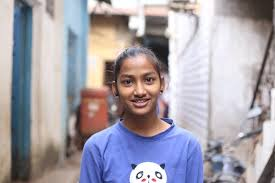
#> input picture photos/girl.jpg, 275 x 183 px
$ python face_detect.py
#> lines starting #> are read from the running program, lines starting #| are printed output that depends on the picture; after the words box and inside, x2 and y2 are one past the last pixel; in counts of white or black regions, pixels touching at a corner belong together
import cv2 as cv

img = cv.imread('photos/girl.jpg')
#> img is the input picture: shape (183, 275, 3); mean B, G, R 170.2, 161, 166
cv.imshow('Girl', img)

#convert to grayscale first
gray = cv.cvtColor(img, cv.COLOR_BGR2GRAY)
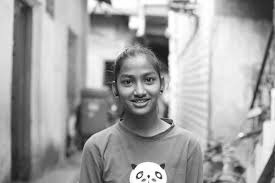
#> gray: shape (183, 275); min 6, max 255, mean 163.5
cv.imshow('Gray person', gray)

haar_cascade = cv.CascadeClassifier('haar_face.xml')

faces_rect = haar_cascade.detectMultiScale(gray, scaleFactor=1.1, minNeighbors=3) #returns as a list
#> faces_rect = [[111, 58, 59, 59]]
print("Number of people detected: ", len(faces_rect)) #number of faces detected
#| Number of people detected:  1

#drawing rectangles over faces

for (x,y,w,h) in faces_rect:
    cv.rectangle(img, (x,y), (x+w, y+h), (0,255,0), thickness=2)
#> this loop made 1 pass
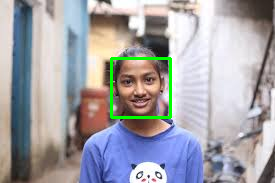
#> img: shape (183, 275, 3); 1.4% of pixels changed, all inside (x1, y1, x2, y2) = (110, 57, 172, 119)

cv.imshow('Detected faces', img)

#can adjust scale factor and minNeighbors to reduce noise detection


cv.waitKey(0)

$ run again, with photos/bigdog.jpg copied over photos/girl.jpg
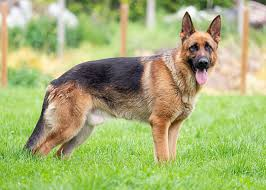
#> input picture photos/bigdog.jpg, 266 x 190 px
#> img is the input picture: shape (190, 266, 3); mean B, G, R 116.4, 177.8, 166.7
#> `gray = cv.cvtColor(img, cv.COLOR_BGR2GRAY)`:
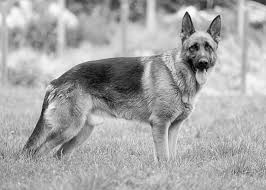
#> gray: shape (190, 266); min 1, max 254, mean 167.5
#> faces_rect = [[175, 29, 51, 51]]
#| Number of people detected:  1
#> the loop `for (x,y,w,h) in faces_rect:` made 1 pass
#> after the loop `for (x,y,w,h) in faces_rect:`:
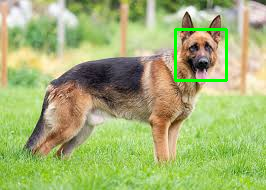
#> img: shape (190, 266, 3); 1.2% of pixels changed, all inside (x1, y1, x2, y2) = (174, 28, 228, 82)

$ run again, with photos/boston.jpg copied over photos/girl.jpg
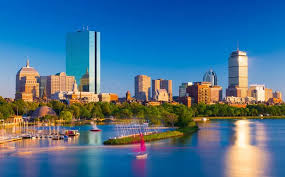
#> input picture photos/boston.jpg, 285 x 177 px
#> img is the input picture: shape (177, 285, 3); mean B, G, R 144.2, 113.4, 73
#> `gray = cv.cvtColor(img, cv.COLOR_BGR2GRAY)`:
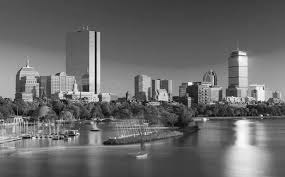
#> gray: shape (177, 285); min 1, max 253, mean 104.8
#> faces_rect = ()
#| Number of people detected:  0
